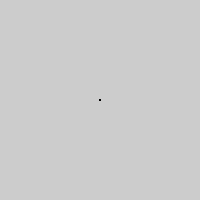
Frame 1 (no input)
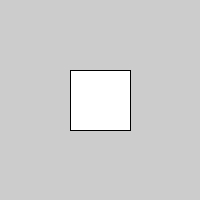
Frame 60 (the mouse pressed at the canvas centre just before this capture)
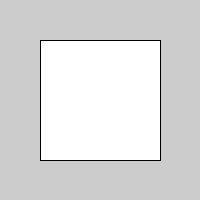
Frame 120 (the mouse held since frame 60 and released just before this capture)

The Processing sketch that drew these frames (run headless with seeded random() and noise(); from frame 60 on, the mouse is pressed at the canvas centre):

// Processing sketch: zoomin
// ── zoomin.pde
float r = 1;

void setup()
{
  size(200,200);
  rectMode(CENTER);
  frameRate(30);
}

void draw(){

    rect(width/2, height/2, r, r);  

    r += 1;

}
